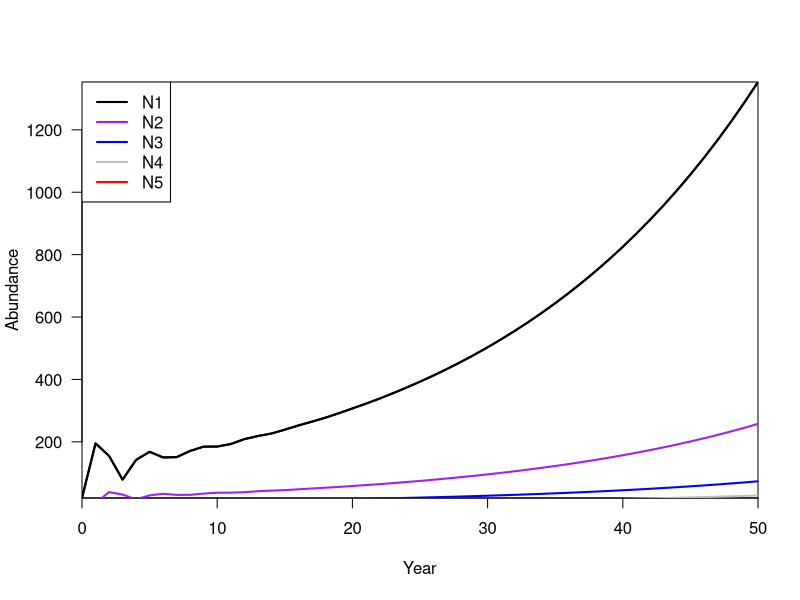

Write the R code that produced this figure.
# Template for Age Structured Model
# 
# # Define Parameters

F3 <- 10
F4 <- 15
F5 <- 20
S1 <- 0.2
S2 <- 0.3
S3 <- 0.4
S4 <- 0.5

# Initial Conditions
N1.start <- 20
N2.start <- 15
N3.start <- 10
N4.start <- 5
N5.start <- 1

tmax <- 50
years <- 0:tmax
n_ages <- 5

# Setup matrix to hold model output, with each year in row, each age in column
output <- matrix(NA, nrow = length(years), ncol = 5)
output[1,] <- c(N1.start, N2.start, N3.start, N4.start, N5.start)
colnames(output)<- c("Age 1", "Age 2", "Age 3", "Age 4", "Age 5")


# Create A matrix

A <- matrix(0, nrow = n_ages, ncol = n_ages)
A[1,3] <- F3
A[1,4] <- F4
A[1,5] <- F5
A[2,1] <- S1
A[3,2] <- S2
A[4,3] <- S3
A[5,4] <- S4

# A generic loop, Insert new equations on the right hand side for each row

for (i in 1:tmax){
  output[i+1,]<- A %*% output[i,] 
}


# plot the output
par(las =1)
color.list <- c("black","purple", "blue","grey","red")
plot(years, output[,1], 
     type = "l",
     lwd = 2,
     xaxs = "i",
     yaxs = "i",
     ylab = "Abundance",
     xlab = "Year",
     col = "black")


for (i in 1:4) lines(years, output[,i], lwd = 2, col = color.list[i])

legend("topleft", legend = c("N1", "N2", "N3", "N4", "N5"), lty = "solid", col = color.list, lwd = 2)
ev <- eigen(A)
eigen.vals <- ev$values
eigen.vects <- ev$vectors
# find the dominant eigenvalue
lambda <- Re(eigen.vals[1])
lambda

w <- Re(eigen.vects[,1])
stable.age <- w / sum(w)

# perform calculations for elasticity analysis
# first, give left eigenvector
evl <- eigen(t(A))
v <- Re(evl$vectors[,1])

# caclulate scalar product
sp <- sum(v * w)
# numerator of elasticity matrix
vi.wj <- v %o% w

e <- A / lambda * (vi.wj / sp)

# prepare output
eigen.output<-list(lambda=lambda,stable.age=w/sum(w),elasticities=e)       
print(eigen.output)


